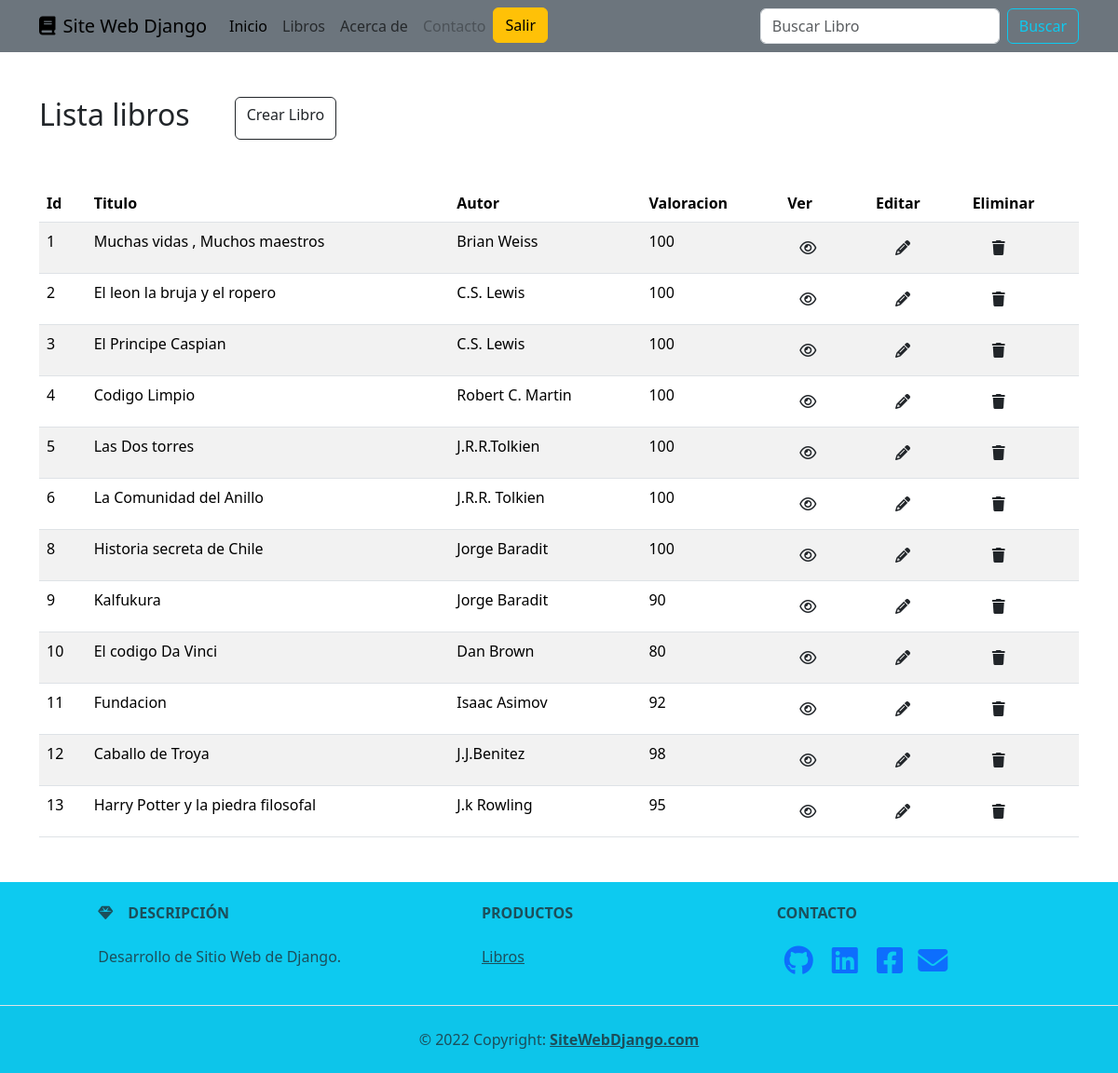
Screenshot of /book/lista_libros/ (signed in) with the database file from the repository.
### book/models.py (models this page shows)
class Book(models.Model):
    titulo=models.CharField(max_length=100)
    autor=models.CharField(max_length=100)
    valoracion=models.IntegerField(help_text='Valoracion entre 0 y 100')
    fecha_creacion =models.DateField(default= datetime.datetime.now)
    fecha_modificacion =models.DateField(default= datetime.datetime.now)
    class Meta:
        verbose_name ='Libro'
        verbose_name_plural = 'Libros'
        permissions = [
            ('development','permiso como desarrollador'),
            ('scrum_master','permiso como scrum_master'),
            ('product_owner', 'permiso como product_owner')
        ]

### book/views.py (the view)
# urls.py: path('lista_libros/', lista_libros, name='lista_libros'),
@login_required
def lista_libros(request):
   libros = Book.objects.all()
   return render(request,'lista_libros.html',{'libros': libros})

### book/templates/lista_libros.html (shortened to what this page needs)
{% extends 'layout.html' %}
{% load bootstrap5 %}
{% block content %}
   <section class="container mt-5">
       <div class="d-flex mb-1">
           <h2 class="d-inline-flex">Lista libros</h2>
           <a class="d-inline-flex btn btn-outline-dark ms-5" href="{% url 'crear_libro' %}">Crear Libro</a>&nbsp;
       </div>
       {% if libros %}
       <table class="table table-striped mx-auto my-5">
       <thead>
       <tr>
           <th scope="col">Id</th>
           <th scope="col">Titulo</th>
           <th scope="col">Autor</th>
           <th scope="col">Valoracion</th>
           <th scope="col">Ver</th>
           <th scope="col">Editar</th>
           <th scope="col">Eliminar</th>
       </tr>
       </thead>
       <tbody>
       {% for libro in libros %}
           <tr>
            <td> {{ libro.id }}</td>
            <td>{{ libro.titulo }}</td>
            <td>{{ libro.autor }}</td>
            <td>{{ libro.valoracion }}</td>
                <td><a class="btn" href="{% url 'ver_libro' libro_id=libro.id %}" name="book" role="button"  data-bs-toggle="tooltip" data-bs-placement="top" title="Ver Libro">
                    <i class="fa-regular fa-eye btn-outline-info" aria-hidden="true"></i></a>&nbsp;</td>
             <td><a class="btn ms-2" href="{% url 'editar_libro' libro_id=libro.id %}" role="button"  data-bs-toggle="tooltip" data-bs-placement="top" title="Editar">
                 <i class="fas fa-pencil-alt btn-outline-success" aria-hidden="true"></i></a>&nbsp;</td>
               <td><a class="btn ms-2" href="{% url 'eliminar_libro' libro_id=libro.id %}" role="button"  data-bs-toggle="tooltip" data-bs-placement="top" title="Eliminar">
                   <i class="fas fa-trash btn-outline-danger" aria-hidden="true"></i></a></td>
        </tr>
       {% empty %}
          <tr>
              <td colspan="4">
                  No hay libros disponibles
              </td>
          </tr>
       {% endfor %}
       </tbody>
       </table>
       {% else %}
       <p>No hay libros disponibles para la busqueda</p>
       {% endif %}
   </section>
{% endblock %}

### book/templates/layout.html (shortened to what this page needs)
{% extends 'base.html' %}

### book/templates/base.html (shortened to what this page needs)
<!DOCTYPE html>
<html lang="en">
<head>
    {% load bootstrap5 %}
    {% bootstrap_css %}
      <link rel="stylesheet" href="https://use.fontawesome.com/releases/v6.1.1/css/all.css"
>
    {% load static %}
     <link rel="stylesheet" href="{% static 'book/css/style.css' %}">
</head>
<body>
    {% include 'navbar.html'%}
    {% block content %}
    {% endblock %}
    {% include 'footer.html' %}
</body>
</html>

### book/templates/navbar.html (shortened to what this page needs)
{% load bootstrap5 %}
{% block content %}
<nav class="navbar navbar-expand-lg navbar-light bg-secondary" >
  <div class="container">
    <a class="navbar-brand" href="{% url 'index' %}"><i class="fa-solid fa-book me-2"></i>Site Web Django</a>
    <div class="collapse navbar-collapse" id="navbarNav">
      <ul class="navbar-nav me-auto">
        <li class="nav-item">
          <a class="nav-link active" aria-current="page" href="{% url 'index' %}" >Inicio</a>
        </li>
        <li class="nav-item">
          <a class="nav-link" href="{% url 'lista_libros' %}">Libros</a>
        </li>
        <li class="nav-item">
          <a class="nav-link" href="#">Acerca de</a>
        </li>
        <li class="nav-item">
          <a class="nav-link disabled" href="#" tabindex="-1" aria-disabled="true">Contacto</a>
        </li>
         <li class="nav-item">
                {% if user.is_authenticated %}
				<a class="btn btn-warning me-2" href="{% url 'logout' %}">Salir</a>
                {% else %}
                <a class="btn btn-warning" href="{% url 'login' %}">Ingresar</a>&nbsp;
				<a class="btn btn-warning" href="{% url 'registro' %}">Registrarse</a>
                {% endif %}
         </li>
       </ul>
       <form class="d-flex ms-5" method="GET" action="{% url 'buscar_libro' %}">
          <input class="form-control ms-2" type="search" name="query" placeholder="Buscar Libro" aria-label="Search">
           <button class="btn btn-outline-info ms-2" type="submit">Buscar</button>
      </form>
    </div>
  </div>
</nav>
{% endblock %}

### book/templates/footer.html
{% load bootstrap5 %}
{% block content %}
 <footer class="d-none d-md-block text-center text-lg-start bg-info text-muted ">
      <section class="d-flex justify-content-center justify-content-lg-between border-bottom">
       <div class="container text-center text-md-start mt-2">
        <div class="row mt-3">
        <div class="col-md-3 col-lg-4 col-xl-3 mx-auto mb-2">
         <h6 class="text-uppercase fw-bold mb-4">
         <i class="fas fa-gem me-3 text-grayish"></i>Descripción
         </h6>
       <p>Desarrollo de Sitio Web de Django.</p>
        </div>
      <div class="col-md-2 col-lg-2 col-xl-2 mx-auto mb-4">
       <h6 class="text-uppercase fw-bold mb-4">Productos</h6>
       <p><a href="{% url 'lista_libros' %}" class="text-reset">Libros</a></p>
      </div>
      <div class="col-md-4 col-lg-3 col-xl-3 mx-auto mb-md-0 mb-4">
      <h6 class="text-uppercase fw-bold mb-4">Contacto</h6>
          <a href="https://github.com/eurbano5090" target="_blank" ;="">
       <i class="fa-brands fa-github fa-2x  mx-2"></i></a>
       <a href="https://www.linkedin.com/in/enurbanomz" target="_blank" ;="">
       <i class="fa-brands fa-linkedin fa-2x  mx-2"></i></a>
       <a href="https://www.facebook.com/elisa.n.meza" target="_blank" ;="">
       <i class="fa-brands fa-facebook-square fa-2x mx-2"></i></a>
       <a href="mailto:enurbanom@outlook.com" target="_blank">
        <i class="fa-solid fa-envelope fa-2x mx-1"></i> </a>
     </div>
     </div>
     </div>
     </section>
      <div class="text-center p-4" style="background-color: rgba(0, 0, 0,0.025);">© 2022 Copyright:
      <a class="text-reset fw-bold" href="http://localhost:8000">SiteWebDjango.com</a>
      </div>
     </footer>
{% endblock %}

### rows the page displays
Book: id "1", titulo "Muchas vidas , Muchos maestros", autor "Brian Weiss", valoracion "100"
Book: id "2", titulo "El leon la bruja y el ropero", autor "C.S. Lewis", valoracion "100"
Book: id "3", titulo "El Principe Caspian", autor "C.S. Lewis", valoracion "100"
Book: id "4", titulo "Codigo Limpio", autor "Robert C. Martin", valoracion "100"
Book: id "5", titulo "Las Dos torres", autor "J.R.R.Tolkien", valoracion "100"
Book: id "6", titulo "La Comunidad del Anillo", autor "J.R.R. Tolkien", valoracion "100"
Book: id "8", titulo "Historia secreta de Chile", autor "Jorge Baradit", valoracion "100"
Book: id "9", titulo "Kalfukura", autor "Jorge Baradit", valoracion "90"
Book: id "10", titulo "El codigo Da Vinci", autor "Dan Brown", valoracion "80"
Book: id "11", titulo "Fundacion", autor "Isaac Asimov", valoracion "92"
Book: id "12", titulo "Caballo de Troya", autor "J.J.Benitez", valoracion "98"
Book: id "13", titulo "Harry Potter y la piedra filosofal", autor "J.k Rowling", valoracion "95"
